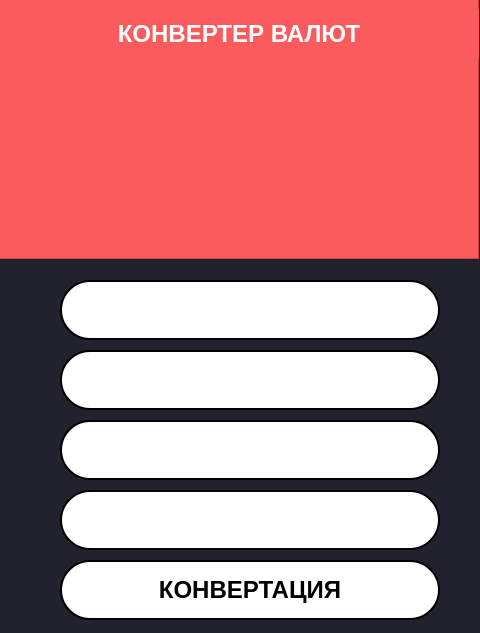
<?xml version="1.0" encoding="UTF-8"?>
<ui version="4.0">
 <class>MainWindow</class>
 <widget class="QMainWindow" name="MainWindow">
  <property name="geometry">
   <rect>
    <x>0</x>
    <y>0</y>
    <width>480</width>
    <height>633</height>
   </rect>
  </property>
  <property name="windowTitle">
   <string>MainWindow</string>
  </property>
  <widget class="QWidget" name="centralwidget">
   <property name="styleSheet">
    <string notr="true">background-color: #22222e</string>
   </property>
   <widget class="QFrame" name="frame">
    <property name="geometry">
     <rect>
      <x>-1</x>
      <y>-1</y>
      <width>480</width>
      <height>260</height>
     </rect>
    </property>
    <property name="styleSheet">
     <string notr="true">background-color: #fb5b5d</string>
    </property>
    <property name="frameShape">
     <enum>QFrame::StyledPanel</enum>
    </property>
    <property name="frameShadow">
     <enum>QFrame::Raised</enum>
    </property>
    <widget class="QLabel" name="label">
     <property name="geometry">
      <rect>
       <x>0</x>
       <y>10</y>
       <width>480</width>
       <height>50</height>
      </rect>
     </property>
     <property name="font">
      <font>
       <family>Arial</family>
       <pointsize>18</pointsize>
       <weight>75</weight>
       <bold>true</bold>
      </font>
     </property>
     <property name="styleSheet">
      <string notr="true">color: rgb(255, 255, 255)</string>
     </property>
     <property name="text">
      <string>КОНВЕРТЕР ВАЛЮТ</string>
     </property>
     <property name="alignment">
      <set>Qt::AlignCenter</set>
     </property>
    </widget>
    <widget class="QLabel" name="label_2">
     <property name="geometry">
      <rect>
       <x>120</x>
       <y>50</y>
       <width>241</width>
       <height>200</height>
      </rect>
     </property>
     <property name="text">
      <string/>
     </property>
     <property name="pixmap">
      <pixmap>Arrows.svg</pixmap>
     </property>
    </widget>
   </widget>
   <widget class="QLineEdit" name="input_currency">
    <property name="geometry">
     <rect>
      <x>60</x>
      <y>280</y>
      <width>380</width>
      <height>60</height>
     </rect>
    </property>
    <property name="font">
     <font>
      <family>Arial</family>
      <pointsize>14</pointsize>
      <weight>75</weight>
      <bold>true</bold>
     </font>
    </property>
    <property name="tabletTracking">
     <bool>false</bool>
    </property>
    <property name="focusPolicy">
     <enum>Qt::ClickFocus</enum>
    </property>
    <property name="styleSheet">
     <string notr="true">background-color: white;
border: 2px solid black;
border-radius: 30px;
color: rgb(160, 160, 160);</string>
    </property>
    <property name="text">
     <string/>
    </property>
    <property name="alignment">
     <set>Qt::AlignCenter</set>
    </property>
   </widget>
   <widget class="QLineEdit" name="input_amount">
    <property name="geometry">
     <rect>
      <x>60</x>
      <y>350</y>
      <width>380</width>
      <height>60</height>
     </rect>
    </property>
    <property name="font">
     <font>
      <family>Arial</family>
      <pointsize>14</pointsize>
      <weight>75</weight>
      <bold>true</bold>
     </font>
    </property>
    <property name="focusPolicy">
     <enum>Qt::ClickFocus</enum>
    </property>
    <property name="styleSheet">
     <string notr="true">background-color: white;
border: 2px solid black;
border-radius: 30px;
color: black;</string>
    </property>
    <property name="text">
     <string/>
    </property>
    <property name="alignment">
     <set>Qt::AlignCenter</set>
    </property>
   </widget>
   <widget class="QLineEdit" name="output_currency">
    <property name="geometry">
     <rect>
      <x>60</x>
      <y>420</y>
      <width>380</width>
      <height>60</height>
     </rect>
    </property>
    <property name="font">
     <font>
      <family>Arial</family>
      <pointsize>14</pointsize>
      <weight>75</weight>
      <bold>true</bold>
     </font>
    </property>
    <property name="focusPolicy">
     <enum>Qt::ClickFocus</enum>
    </property>
    <property name="styleSheet">
     <string notr="true">background-color: white;
border: 2px solid black;
border-radius: 30px;
color: black;</string>
    </property>
    <property name="text">
     <string/>
    </property>
    <property name="alignment">
     <set>Qt::AlignCenter</set>
    </property>
   </widget>
   <widget class="QLineEdit" name="output_amount">
    <property name="enabled">
     <bool>false</bool>
    </property>
    <property name="geometry">
     <rect>
      <x>60</x>
      <y>490</y>
      <width>380</width>
      <height>60</height>
     </rect>
    </property>
    <property name="font">
     <font>
      <family>Arial</family>
      <pointsize>14</pointsize>
      <weight>75</weight>
      <bold>true</bold>
     </font>
    </property>
    <property name="focusPolicy">
     <enum>Qt::TabFocus</enum>
    </property>
    <property name="styleSheet">
     <string notr="true">background-color: white;
border: 2px solid black;
border-radius: 30px;
color: black;</string>
    </property>
    <property name="text">
     <string/>
    </property>
    <property name="alignment">
     <set>Qt::AlignCenter</set>
    </property>
   </widget>
   <widget class="QPushButton" name="pushButton">
    <property name="geometry">
     <rect>
      <x>60</x>
      <y>560</y>
      <width>380</width>
      <height>60</height>
     </rect>
    </property>
    <property name="font">
     <font>
      <family>Arial</family>
      <pointsize>18</pointsize>
      <weight>75</weight>
      <bold>true</bold>
     </font>
    </property>
    <property name="focusPolicy">
     <enum>Qt::TabFocus</enum>
    </property>
    <property name="styleSheet">
     <string notr="true">QPushButton{
	background-color: white;
	border: 2px solid black;
	border-radius: 30px;
	color: black;
}

QPushButton: pressed {
	background-color: red;
}</string>
    </property>
    <property name="text">
     <string>КОНВЕРТАЦИЯ</string>
    </property>
   </widget>
   <zorder>frame</zorder>
   <zorder>input_currency</zorder>
   <zorder>input_amount</zorder>
   <zorder>output_currency</zorder>
   <zorder>pushButton</zorder>
   <zorder>output_amount</zorder>
  </widget>
 </widget>
 <resources/>
 <connections/>
</ui>
